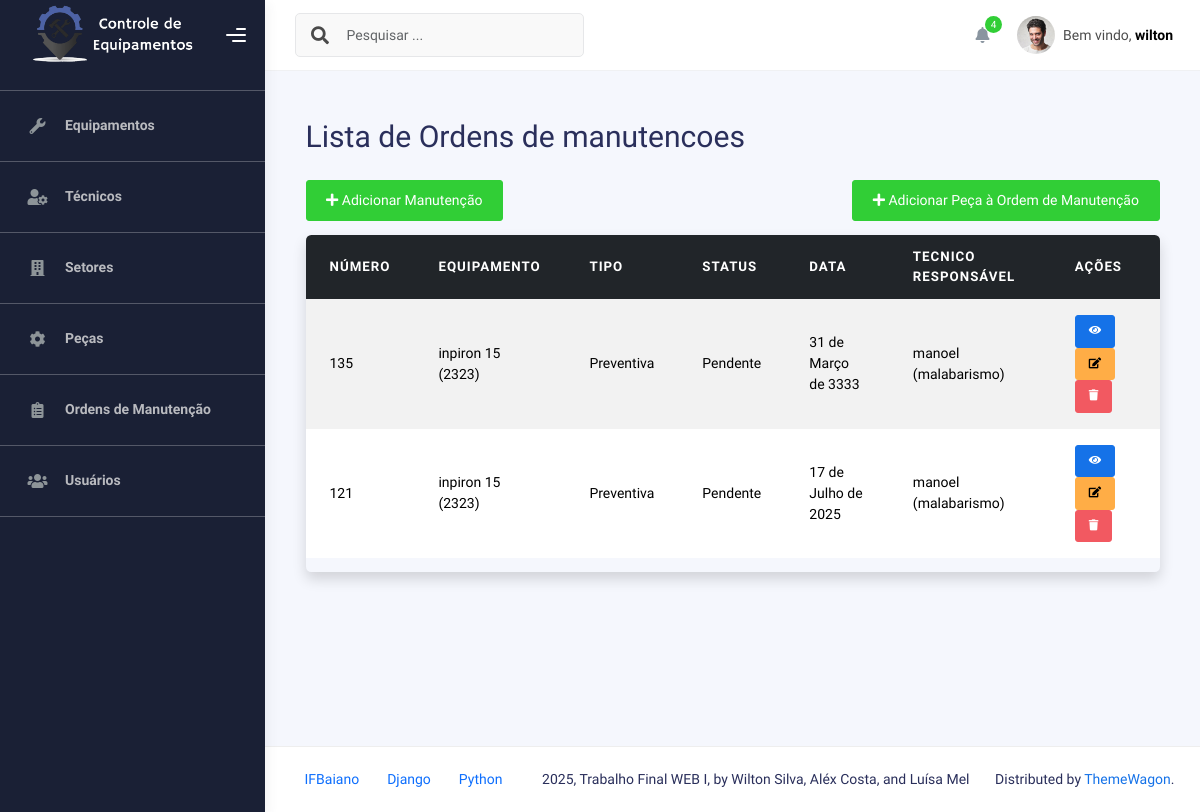
Page /manutencoes/ (signed in) on the earlier database version.
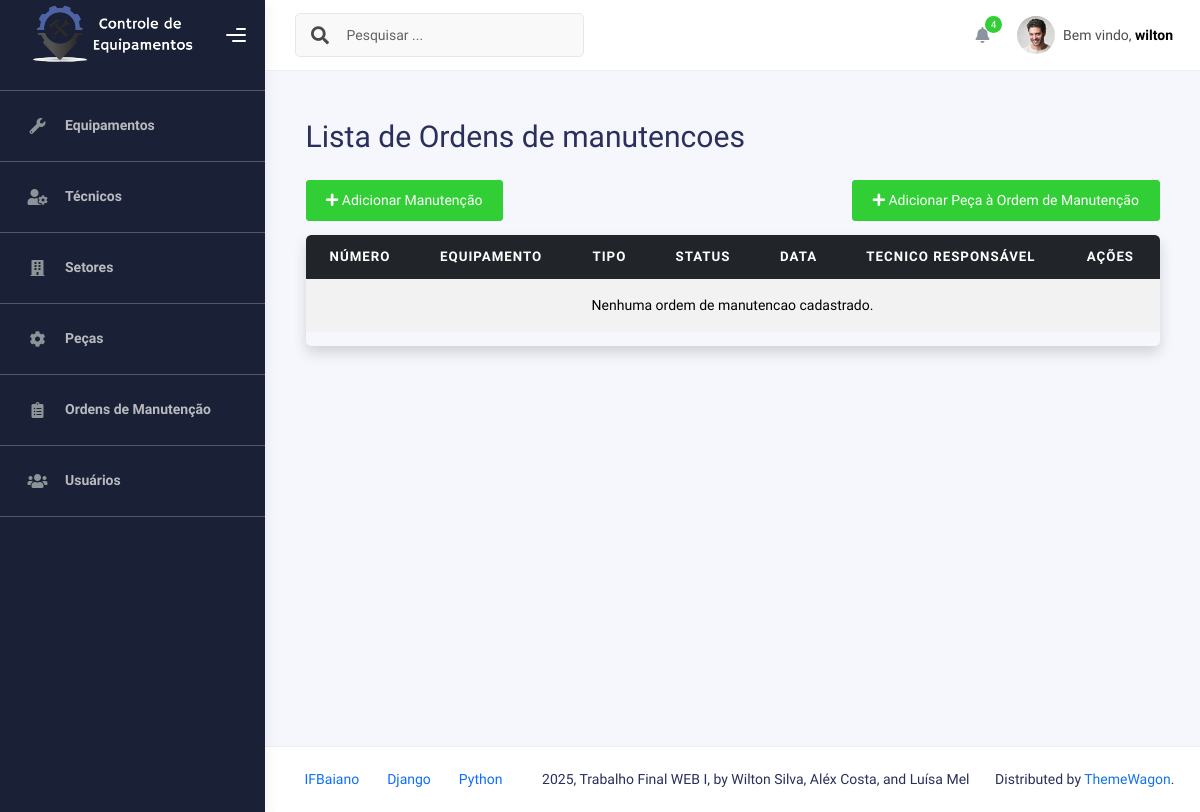
Same page on the later database version.
### Manutencoes/models.py (models this page shows, shortened)
class OrdemManutencao(models.Model):
    TIPO_CHOICES = [
        ("Preventiva", "Preventiva"),
        ("Corretiva", "Corretiva"),
    ]
    STATUS_CHOICES = [
        ("Pendente", "Pendente"),
        ("Em andamento", "Em andamento"),
        ("Concluida", "Concluída"),
    ]
    numero_ordem       = models.CharField("Número da Ordem", max_length=20, unique=True, blank=True)
    data_solicitacao   = models.DateField("Data da Solicitação")
    tipo               = models.CharField("Tipo", max_length=10, choices=TIPO_CHOICES)
    descricao_problema = models.TextField("Descrição do Problema")
    status             = models.CharField("Status", max_length=12, choices=STATUS_CHOICES, default="Pendente")
    equipamento        = models.ForeignKey(
        Equipamento,
        on_delete=models.CASCADE,
        related_name="ordens_manutencao"
    )
    tecnico_responsavel = models.ForeignKey(
        Tecnico,
        on_delete=models.CASCADE,
        related_name="ordens_manutencao"
    )
    class Meta:
        ordering = ["-data_solicitacao"]
        verbose_name = "Ordem de Manutenção"
        verbose_name_plural = "Ordens de Manutenção"

### Equipamentos/models.py (models this page shows)
class Equipamento(models.Model):
    nome = models.CharField(max_length=100)
    modelo = models.CharField(max_length=100)
    numero_serie = models.CharField(max_length=100)
    fabricante = models.CharField(max_length=100)
    data_aquisicao = models.DateField()
    STATUS_CHOICES = [
        ('ativo', 'Ativo'),
        ('inativo', 'Inativo'),
        ('manutencao', 'Em manutenção'),
    ]
    status = models.CharField(max_length=20, choices=STATUS_CHOICES, default='ativo')
    setores = models.ManyToManyField(
        'Setores.Setor',
        through='Setores.EquipamentoSetor',
        related_name='equipamentos'
    )
    def __str__(self):
        return f"{self.nome} ({self.modelo})"

### Tecnicos/models.py (models this page shows)
class Tecnico(models.Model):
    nome = models.CharField(max_length=100)
    especialidade = models.CharField(max_length=100)
    contato = models.CharField(max_length=100)
    certificacoes = models.CharField(max_length=100)
    def __str__(self):
        return f"{self.nome} ({self.especialidade})"

### Manutencoes/views.py (the view)
# urls.py: path('', manutencao_views.listar_manutencoes, name='listar_manutencoes'),
@login_required
@permission_required('Manutencoes.view_ordemmanutencao', raise_exception=True)
def listar_manutencoes(request):
    manutencoes = OrdemManutencao.objects.select_related("equipamento").all().order_by("-data_solicitacao")
    return render(request, 'manutencao/listar_manutencao.html', {'manutencoes': manutencoes} )

### templates/manutencao/listar_manutencao.html
{% extends "_base.html" %}
{% block content %}
<div class="container mt-4">
    <h1 class="mb-4">Lista de Ordens de manutencoes</h1>
    <div class="mb-3 d-flex justify-content-between">
        <a href="/manutencoes/criar_manutencao/" class="btn btn-success">
            <i class="fas fa-plus"></i> Adicionar Manutenção
        </a>
        <a href="/gerenciar_pecas_manutencao/" class="btn btn-success">
            <i class="fas fa-plus"></i> Adicionar Peça à Ordem de Manutenção
        </a>
    </div>
    <div class="table-responsive shadow rounded">
        <table class="table table-striped table-hover align-middle">
            <thead class="table-dark">
                <tr>
                    <th>Número</th>
                    <th>Equipamento</th>
                    <th>Tipo</th>
                    <th>Status</th>
                    <th>Data</th>
                    <th>Tecnico Responsável</th>
                    <th>Ações</th>
                </tr>
            </thead>
            <tbody>
                {% for manutencao in manutencoes %}
                <tr>
                    <td>{{ manutencao.numero_ordem }}</td>
                    <td>{{ manutencao.equipamento }}</td>
                    <td>{{ manutencao.tipo }}</td>
                    <td>{{ manutencao.status }}</td>
                    <td>{{ manutencao.data_solicitacao }}</td>
                    <td>{{ manutencao.tecnico_responsavel }}</td>
                    <td>
                        <a href="/manutencoes/{{ manutencao.id }}/" class="btn btn-sm btn-primary">
                            <i class="fas fa-eye"></i>
                        </a>
                        <a href="/manutencoes/editmanutencao/{{ manutencao.id }}/" class="btn btn-sm btn-warning">
                            <i class="fas fa-edit"></i>
                        </a>
                        <a href="/manutencoes/deletemanutencao/{{ manutencao.id }}/" class="btn btn-sm btn-danger">
                            <i class="fas fa-trash"></i>
                        </a>
                    </td>
                </tr>
                {% empty %}
                <tr>
                    <td colspan="7" class="text-center">Nenhuma ordem de manutencao cadastrado.</td>
                </tr>
                {% endfor %}
            </tbody>
        </table>
    </div>
</div>
{% endblock %}

### templates/_base.html (shortened to what this page needs)
{% load static %}
<!DOCTYPE html>
<html lang="pt-br">
<head>
    <link rel="stylesheet" href="{% static 'css/bootstrap.min.css' %}">
    <link rel="stylesheet" href="{% static 'css/plugins.min.css' %}">
    <link rel="stylesheet" href="{% static 'css/kaiadmin.min.css' %}">
    <link rel="stylesheet" href="{% static 'css/demo.css' %}">
</head>
<body>
    <div class="wrapper">
        {% include '__sidebar.html' %}
        <div class="main-panel">
            {% include '__topbar.html' %}
            <div class="container">
                <div class="page-inner">
                    <main>
                        {% block content %}{% endblock %}
                    </main>
                </div>
            </div>
            <footer class="footer">
                {% include '__footer.html' %}
            </footer>
        </div>
    </div>
</body>
</html>

### templates/__sidebar.html (shortened to what this page needs)
{% load static %}
<div class="sidebar" data-background-color="dark">
  <div class="sidebar-logo">
    <div class="logo-header" data-background-color="dark">
      <a href="/" class="logo">
        <img
          src="{% static 'img/Logo.png' %}"
          alt="navbar brand"
          class="navbar-brand"
          height="100"
        />
      </a>
      <div class="nav-toggle">
        <button class="btn btn-toggle toggle-sidebar">
          <i class="gg-menu-right"></i>
        </button>
      </div>
    </div>
  </div>
  <div class="sidebar-wrapper scrollbar scrollbar-inner">
    <div class="sidebar-content">
      <ul class="nav nav-secondary">
        <hr class="sidebar-divider">
        <li class="nav-item {% if request.path == '/equipamentos' %}active{% endif %}">
          <a href="/equipamentos">
            <i class="fas fa-wrench"></i>
            <p>Equipamentos</p>
          </a>
        </li>
        <hr class="sidebar-divider">
        {% if 'Tecnicos.view_tecnico' in request.user.get_all_permissions %}
          <li class="nav-item {% if request.path == '/tecnicos' %}active{% endif %}">
            <a href="/tecnicos">
              <i class="fas fa-user-cog"></i>
              <p>Técnicos</p>
            </a>
          </li>
          <hr class="sidebar-divider">
        {% endif %}
        <li class="nav-item">
          <a href="/setores">
            <i class="fas fa-building"></i>
            <p>Setores</p>
          </a>
        </li>
        <hr class="sidebar-divider">
        <li class="nav-item">
          <a href="/pecas">
            <i class="fas fa-cog"></i>
            <p>Peças</p>
          </a>
        </li>
        <hr class="sidebar-divider">
        <li class="nav-item">
          <a href="/manutencoes">
            <i class="fas fa-clipboard-list"></i>
            <p>Ordens de Manutenção</p>
          </a>
        </li>
        <hr class="sidebar-divider">
        {% if 'auth.view_user' in request.user.get_all_permissions %}
          <li class="nav-item {% if request.path == '/accounts' %}active{% endif %}">
            <a href="/accounts">
              <i class="fas fa-users"></i>
              <p>Usuários</p>
            </a>
          </li>
        <hr class="sidebar-divider">
        {% endif %}
      </ul>
    </div>
  </div>
</div>

### templates/__topbar.html (shortened to what this page needs)
{% load static %}
<div class="main-header">
<nav class="navbar navbar-header navbar-header-transparent navbar-expand-lg border-bottom">
  <div class="container-fluid">
    <nav class="navbar navbar-header-left navbar-expand-lg navbar-form nav-search p-0 d-none d-lg-flex">
      <div class="input-group">
        <div class="input-group-prepend">
          <button type="submit" class="btn btn-search pe-1">
            <i class="fa fa-search search-icon"></i>
          </button>
        </div>
        <input type="text" placeholder="Pesquisar ..." class="form-control" />
      </div>
    </nav>
    <ul class="navbar-nav topbar-nav ms-md-auto align-items-center">
      <li class="nav-item topbar-icon dropdown hidden-caret">
        <a class="nav-link dropdown-toggle" href="#" id="notifDropdown" role="button"
          data-bs-toggle="dropdown" aria-haspopup="true" aria-expanded="false">
          <i class="fa fa-bell"></i>
          <span class="notification">4</span>
        </a>
      </li>
      <li class="nav-item topbar-user dropdown hidden-caret">
        <a class="dropdown-toggle profile-pic" data-bs-toggle="dropdown" href="#" aria-expanded="false">
          <div class="avatar-sm">
            <img src="{% static 'img/profile.jpg' %}" alt="..." class="avatar-img rounded-circle" />
          </div>
          <span class="profile-username">
            <span class="op-7">Bem vindo,</span>
            <span class="fw-bold">{{ user.username }}</span>
          </span>
        </a>
      </li>
    </ul>
  </div>
</nav>
</div>

### templates/__footer.html
          <div class="container-fluid d-flex justify-content-between">
            <nav class="pull-left">
              <ul class="nav">
                <li class="nav-item">
                  <a class="nav-link" href="https://www.ifbaiano.edu.br/unidades/guanambi/">IFBaiano</a>
                </li>
                <li class="nav-item">
                  <a class="nav-link" href="https://www.djangoproject.com"> Django</a>
                </li>
                <li class="nav-item">
                  <a class="nav-link" href="https://www.python.org"> Python </a>
                </li>
              </ul>
            </nav>
            <div class="copyright">
              2025, Trabalho Final WEB I, by
              Wilton Silva, Aléx Costa, and Luísa Mel
            </div>
            <div>
              Distributed by
              <a target="_blank" href="https://themewagon.com/">ThemeWagon</a>.
            </div>
          </div>

Differences in the rows shown:
removed OrdemManutencao: numero_ordem "135", equipamento "inpiron 15 (2323)", tipo "Preventiva", status "Pendente", data_solicitacao "31 de Março de 3333", tecnico_responsavel "manoel (malabarismo)"
removed OrdemManutencao: numero_ordem "121", equipamento "inpiron 15 (2323)", tipo "Preventiva", status "Pendente", data_solicitacao "17 de Julho de 2025", tecnico_responsavel "manoel (malabarismo)"
Other differences:
text now shown: "Nenhuma ordem de manutencao cadastrado."
